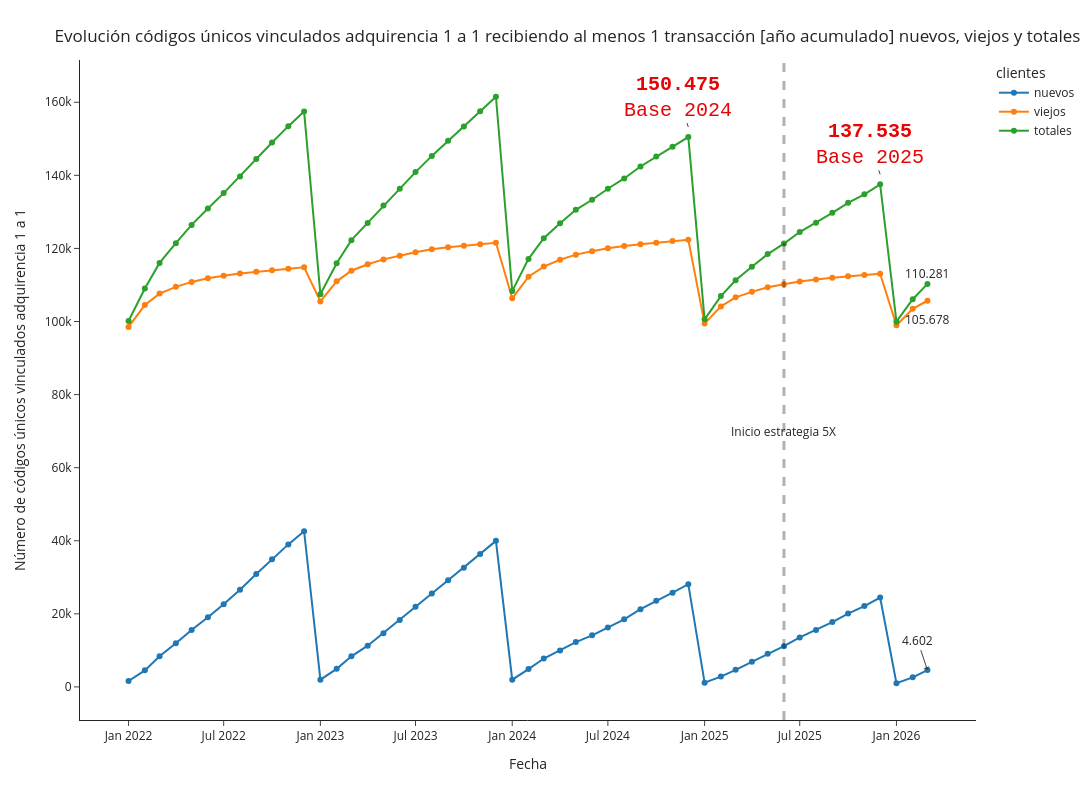

The cell this chart's notebook holds for it:
### Markdown cell above
# Cifras en perspectiva histórica, metas y proyecciones

### Code cell
df_plot1 = df[['fecha_ymd2', 'num_vinc_new_uso_cumsum_ym']]
df_plot1.columns = ['fecha', 'cantidad_clientes']
df_plot1['clientes'] = 'nuevos'
df_plot2 = df[['fecha_ymd2', 'num_vinc_old_uso_cumsum_ym']]
df_plot2.columns = ['fecha', 'cantidad_clientes']
df_plot2['clientes'] = 'viejos'
df_plot3 = df[['fecha_ymd2', 'num_vinc_all_uso_cumsum_ym']]
df_plot3.columns = ['fecha', 'cantidad_clientes']
df_plot3['clientes'] = 'totales'

# df_plot = pd.concat([df_plot1[:35], df_plot2[:35], df_plot3[:35]])
df_plot = pd.concat([df_plot1, df_plot2, df_plot3])

fig = px.line(df_plot, x="fecha", y="cantidad_clientes", color='clientes',markers=True, template='simple_white', width=1600, height=800)
fig.add_vline(x='2025-06-01', line_width=3, line_dash="dash")
fig.update_layout(
    title={
        'text': "Evolución códigos únicos vinculados adquirencia 1 a 1 recibiendo al menos 1 transacción [año acumulado] nuevos, viejos y totales",
        'xanchor': 'left',
        'yanchor': 'top'},
    xaxis=dict(
            title=dict(
                text="Fecha"
            )),
    yaxis=dict(
            title=dict(
                text="Número de códigos únicos vinculados adquirencia 1 a 1"
            ))
)
fig.add_annotation(x='2025-06-01', y=70000,
            text="Inicio estrategia 5X",
            showarrow=False,
            arrowhead=1)
fig.add_annotation(x='2026-03-01', y=110281,
            text="110.281",
            showarrow=False,
            yshift=10)
fig.add_annotation(x='2024-12-01', y=150475,
            text="<b>150.475</b><br>Base 2024",
            yshift=10,
            font=dict(
            family="Courier New, monospace",
            size=20,
            color="#E60505"
            ))
fig.add_annotation(x='2025-12-01', y=137535,
            text="<b>137.535</b><br>Base 2025",
            yshift=10,
            font=dict(
            family="Courier New, monospace",
            size=20,
            color="#E60505"
            ))
fig.add_annotation(x='2026-03-01', y=105678,
            text="105.678",
            showarrow=False,
            yshift=-19)
fig.add_annotation(x='2026-03-01', y=4602,
            text="4.602",
            showarrow=True,
            arrowhead=1)
fig.show()

### Figure 1 — Plotly figure (JSON) as saved in the notebook; plotly's stock layout.template omitted (floating-point values rounded to 4 significant figures)
{"data": [{"hovertemplate": "clientes=nuevos<br>fecha=%{x}<br>cantidad_clientes=%{y}<extra></extra>", "legendgroup": "nuevos", "line": {"color": "#1F77B4", "dash": "solid"}, "marker": {"symbol": "circle"}, "mode": "lines+markers", "name": "nuevos", "orientation": "v", "showlegend": true, "type": "scatter", "x": ["2026-03-01T00:00:00", "2026-02-01T00:00:00", "2026-01-01T00:00:00", "2025-12-01T00:00:00", "2025-11-01T00:00:00", "2025-10-01T00:00:00", "2025-09-01T00:00:00", "2025-08-01T00:00:00", "2025-07-01T00:00:00", "2025-06-01T00:00:00", "2025-05-01T00:00:00", "2025-04-01T00:00:00", "2025-03-01T00:00:00", "2025-02-01T00:00:00", "2025-01-01T00:00:00", "2024-12-01T00:00:00", "2024-11-01T00:00:00", "2024-10-01T00:00:00", "2024-09-01T00:00:00", "2024-08-01T00:00:00", "2024-07-01T00:00:00", "2024-06-01T00:00:00", "2024-05-01T00:00:00", "2024-04-01T00:00:00", "2024-03-01T00:00:00", "2024-02-01T00:00:00", "2024-01-01T00:00:00", "2023-12-01T00:00:00", "2023-11-01T00:00:00", "2023-10-01T00:00:00", "2023-09-01T00:00:00", "2023-08-01T00:00:00", "2023-07-01T00:00:00", "2023-06-01T00:00:00", "2023-05-01T00:00:00", "2023-04-01T00:00:00", "2023-03-01T00:00:00", "2023-02-01T00:00:00", "2023-01-01T00:00:00", "2022-12-01T00:00:00", "2022-11-01T00:00:00", "2022-10-01T00:00:00", "2022-09-01T00:00:00", "2022-08-01T00:00:00", "2022-07-01T00:00:00", "2022-06-01T00:00:00", "2022-05-01T00:00:00", "2022-04-01T00:00:00", "2022-03-01T00:00:00", "2022-02-01T00:00:00", "2022-01-01T00:00:00"], "xaxis": "x", "y": [4602, 2617, 1004, 24455, 22119, 20079, 17741, 15543, 13549, 11155, 9084, 6861, 4674, 2828, 1159, 28109, 25789, 23547, 21278, 18489, 16281, 14112, 12260, 9995, 7763, 4888, 1985, 39969, 36374, 32585, 29174, 25578, 21917, 18330, 14716, 11281, 8370, 4945, 1975, 42597, 39008, 34928, 30883, 26588, 22607, 19087, 15602, 11960, 8402, 4531, 1628], "yaxis": "y"}, {"hovertemplate": "clientes=viejos<br>fecha=%{x}<br>cantidad_clientes=%{y}<extra></extra>", "legendgroup": "viejos", "line": {"color": "#FF7F0E", "dash": "solid"}, "marker": {"symbol": "circle"}, "mode": "lines+markers", "name": "viejos", "orientation": "v", "showlegend": true, "type": "scatter", "x": ["2026-03-01T00:00:00", "2026-02-01T00:00:00", "2026-01-01T00:00:00", "2025-12-01T00:00:00", "2025-11-01T00:00:00", "2025-10-01T00:00:00", "2025-09-01T00:00:00", "2025-08-01T00:00:00", "2025-07-01T00:00:00", "2025-06-01T00:00:00", "2025-05-01T00:00:00", "2025-04-01T00:00:00", "2025-03-01T00:00:00", "2025-02-01T00:00:00", "2025-01-01T00:00:00", "2024-12-01T00:00:00", "2024-11-01T00:00:00", "2024-10-01T00:00:00", "2024-09-01T00:00:00", "2024-08-01T00:00:00", "2024-07-01T00:00:00", "2024-06-01T00:00:00", "2024-05-01T00:00:00", "2024-04-01T00:00:00", "2024-03-01T00:00:00", "2024-02-01T00:00:00", "2024-01-01T00:00:00", "2023-12-01T00:00:00", "2023-11-01T00:00:00", "2023-10-01T00:00:00", "2023-09-01T00:00:00", "2023-08-01T00:00:00", "2023-07-01T00:00:00", "2023-06-01T00:00:00", "2023-05-01T00:00:00", "2023-04-01T00:00:00", "2023-03-01T00:00:00", "2023-02-01T00:00:00", "2023-01-01T00:00:00", "2022-12-01T00:00:00", "2022-11-01T00:00:00", "2022-10-01T00:00:00", "2022-09-01T00:00:00", "2022-08-01T00:00:00", "2022-07-01T00:00:00", "2022-06-01T00:00:00", "2022-05-01T00:00:00", "2022-04-01T00:00:00", "2022-03-01T00:00:00", "2022-02-01T00:00:00", "2022-01-01T00:00:00"], "xaxis": "x", "y": [105678, 103470, 98960, 113080, 112697, 112384, 111995, 111498, 110935, 110174, 109362, 108111, 106615, 104133, 99434, 122366, 122024, 121582, 121138, 120662, 120039, 119205, 118299, 116888, 115020, 112247, 106338, 121536, 121172, 120746, 120319, 119743, 118972, 118009, 116996, 115676, 113892, 110993, 105502, 114848, 114448, 114037, 113595, 113115, 112524, 111816, 110837, 109488, 107634, 104493, 98510], "yaxis": "y"}, {"hovertemplate": "clientes=totales<br>fecha=%{x}<br>cantidad_clientes=%{y}<extra></extra>", "legendgroup": "totales", "line": {"color": "#2CA02C", "dash": "solid"}, "marker": {"symbol": "circle"}, "mode": "lines+markers", "name": "totales", "orientation": "v", "showlegend": true, "type": "scatter", "x": ["2026-03-01T00:00:00", "2026-02-01T00:00:00", "2026-01-01T00:00:00", "2025-12-01T00:00:00", "2025-11-01T00:00:00", "2025-10-01T00:00:00", "2025-09-01T00:00:00", "2025-08-01T00:00:00", "2025-07-01T00:00:00", "2025-06-01T00:00:00", "2025-05-01T00:00:00", "2025-04-01T00:00:00", "2025-03-01T00:00:00", "2025-02-01T00:00:00", "2025-01-01T00:00:00", "2024-12-01T00:00:00", "2024-11-01T00:00:00", "2024-10-01T00:00:00", "2024-09-01T00:00:00", "2024-08-01T00:00:00", "2024-07-01T00:00:00", "2024-06-01T00:00:00", "2024-05-01T00:00:00", "2024-04-01T00:00:00", "2024-03-01T00:00:00", "2024-02-01T00:00:00", "2024-01-01T00:00:00", "2023-12-01T00:00:00", "2023-11-01T00:00:00", "2023-10-01T00:00:00", "2023-09-01T00:00:00", "2023-08-01T00:00:00", "2023-07-01T00:00:00", "2023-06-01T00:00:00", "2023-05-01T00:00:00", "2023-04-01T00:00:00", "2023-03-01T00:00:00", "2023-02-01T00:00:00", "2023-01-01T00:00:00", "2022-12-01T00:00:00", "2022-11-01T00:00:00", "2022-10-01T00:00:00", "2022-09-01T00:00:00", "2022-08-01T00:00:00", "2022-07-01T00:00:00", "2022-06-01T00:00:00", "2022-05-01T00:00:00", "2022-04-01T00:00:00", "2022-03-01T00:00:00", "2022-02-01T00:00:00", "2022-01-01T00:00:00"], "xaxis": "x", "y": [110281, 106088, 99964, 137535, 134816, 132463, 129736, 127041, 124484, 121329, 118446, 114972, 111289, 106961, 100593, 150475, 147813, 145129, 142416, 139151, 136320, 133317, 130559, 126883, 122783, 117135, 108323, 161505, 157546, 153331, 149493, 145321, 140889, 136339, 131712, 126957, 122262, 115938, 107477, 157445, 153457, 148966, 144479, 139704, 135132, 130903, 126439, 121448, 116036, 109024, 100138], "yaxis": "y"}], "layout": {"annotations": [{"arrowhead": 1, "showarrow": false, "text": "Inicio estrategia 5X", "x": "2025-06-01", "y": 70000}, {"showarrow": false, "text": "110.281", "x": "2026-03-01", "y": 110281, "yshift": 10}, {"font": {"color": "#E60505", "family": "Courier New, monospace", "size": 20}, "text": "<b>150.475</b><br>Base 2024", "x": "2024-12-01", "y": 150475, "yshift": 10}, {"font": {"color": "#E60505", "family": "Courier New, monospace", "size": 20}, "text": "<b>137.535</b><br>Base 2025", "x": "2025-12-01", "y": 137535, "yshift": 10}, {"showarrow": false, "text": "105.678", "x": "2026-03-01", "y": 105678, "yshift": -19}, {"arrowhead": 1, "showarrow": true, "text": "4.602", "x": "2026-03-01", "y": 4602}], "height": 800, "legend": {"title": {"text": "clientes"}, "tracegroupgap": 0}, "margin": {"t": 60}, "shapes": [{"line": {"dash": "dash", "width": 3}, "type": "line", "x0": "2025-06-01", "x1": "2025-06-01", "xref": "x", "y0": 0, "y1": 1, "yref": "y domain"}], "title": {"text": "Evolución códigos únicos vinculados adquirencia 1 a 1 recibiendo al menos 1 transacción [año acumulado] nuevos, viejos y totales", "xanchor": "left", "yanchor": "top"}, "width": 1600, "xaxis": {"anchor": "y", "domain": [0, 1], "title": {"text": "Fecha"}}, "yaxis": {"anchor": "x", "domain": [0, 1], "title": {"text": "Número de códigos únicos vinculados adquirencia 1 a 1"}}}}
